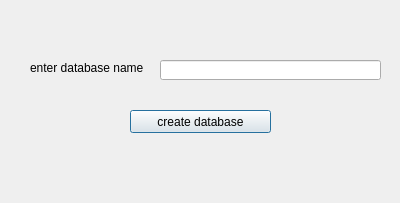
<?xml version="1.0" encoding="UTF-8"?>
<ui version="4.0">
 <class>Dialog</class>
 <widget class="QDialog" name="Dialog">
  <property name="geometry">
   <rect>
    <x>0</x>
    <y>0</y>
    <width>400</width>
    <height>203</height>
   </rect>
  </property>
  <property name="windowTitle">
   <string>Dialog</string>
  </property>
  <widget class="QLabel" name="label">
   <property name="geometry">
    <rect>
     <x>30</x>
     <y>60</y>
     <width>121</width>
     <height>16</height>
    </rect>
   </property>
   <property name="text">
    <string>enter database name</string>
   </property>
  </widget>
  <widget class="QLineEdit" name="lineEdit">
   <property name="geometry">
    <rect>
     <x>160</x>
     <y>60</y>
     <width>221</width>
     <height>20</height>
    </rect>
   </property>
  </widget>
  <widget class="QPushButton" name="pushButton">
   <property name="geometry">
    <rect>
     <x>130</x>
     <y>110</y>
     <width>141</width>
     <height>23</height>
    </rect>
   </property>
   <property name="text">
    <string>create database</string>
   </property>
  </widget>
  <widget class="QLabel" name="label_2">
   <property name="geometry">
    <rect>
     <x>50</x>
     <y>150</y>
     <width>321</width>
     <height>31</height>
    </rect>
   </property>
   <property name="text">
    <string/>
   </property>
  </widget>
 </widget>
 <resources/>
 <connections/>
</ui>
